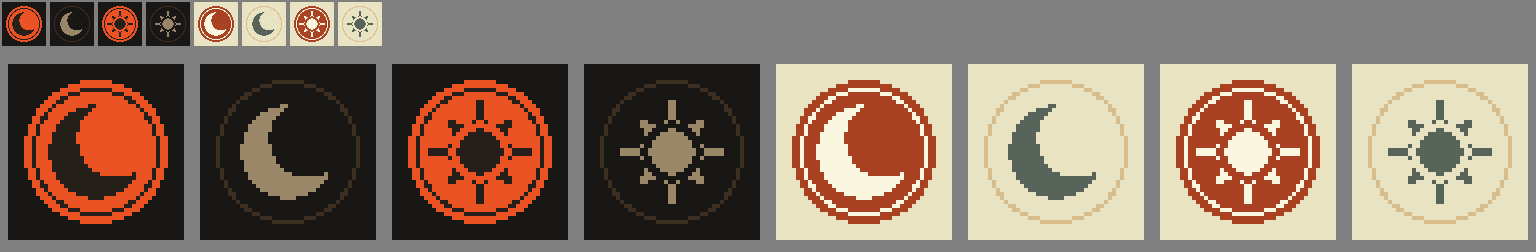

Source code (Python):
#!/usr/bin/env python3
"""T19k-4 (c) sketch: the mon sheet's crest pictures at 28 px, kamon style (bold one-ink shapes
from geometry, hand-tuned later), inside the 36 px seal — on (vermilion, a paper ring 2 px in,
the picture knocked out in paper) and off (the outline, the picture muted), both themes.
    python3 crests-t19k4c.py OUTDIR   → OUTDIR/crests.png (1× and 4×)"""
import math
import sys
from PIL import Image

N = 28                     # the picture's grid; its ink kept inside a circle 26 across
C = (N - 1) / 2


def disc(x, y, cx, cy, r):
    return (x - cx) ** 2 + (y - cy) ** 2 <= r * r


def moon():
    # a crescent (the dark mood): a disc less a disc set up and right — its horns point right
    return [[disc(x, y, C, C, 11.6) and not disc(x, y, C + 5.0, C - 3.2, 9.6) for x in range(N)] for y in range(N)]


def sun():
    # the light mood: a disc and eight wedge rays — each a polar wedge 3.4 px at its root, 1 px
    # at its tip, rasterised by pixel centres (the diagonals land on the 45° stair, never rounded)
    g = [[disc(x, y, C, C, 5.6) for x in range(N)] for y in range(N)]
    for y in range(N):
        for x in range(N):
            r = math.hypot(x - C, y - C)
            a = math.atan2(y - C, x - C)
            for k in range(8):
                r0, r1 = 7.6, (12.9 if k % 2 == 0 else 11.4)
                if not r0 <= r <= r1:
                    continue
                w = 3.4 + (1.0 - 3.4) * (r - r0) / (r1 - r0)
                d = abs((a - k * math.pi / 4 + math.pi) % (2 * math.pi) - math.pi)
                if r * math.sin(min(d, math.pi / 2)) <= w / 2 and d < math.pi / 2:
                    g[y][x] = True
    return g


THEMES = {"dark": {"ground": "181715", "accent": "eb5324", "key": "25201a", "edge2": "3c2f22", "muted": "9a8767"},
          "light": {"ground": "e8e3c2", "accent": "a84222", "key": "f9f5de", "edge2": "d7bc8c", "muted": "586459"}}


def rgb(h):
    return tuple(int(h[i:i + 2], 16) for i in (0, 2, 4))


def crest(pic, th, on):
    t = THEMES[th]
    S, R = 44, 18
    im = Image.new("RGB", (S, S), rgb(t["ground"]))
    c = (S - 1) / 2
    for y in range(S):
        for x in range(S):
            d = math.hypot(x - c, y - c)
            if on:
                if d <= R:
                    im.putpixel((x, y), rgb(t["accent"]))
                if R - 3 < d <= R - 2:
                    im.putpixel((x, y), rgb(t["key"]))
            elif R - 1 < d <= R:
                im.putpixel((x, y), rgb(t["edge2"]))
    o = (S - N) // 2
    for y in range(N):
        for x in range(N):
            if pic[y][x]:
                im.putpixel((x + o, y + o), rgb(t["key"] if on else t["muted"]))
    return im


if __name__ == "__main__":
    tiles = []
    for th in ("dark", "light"):
        for pic in (moon(), sun()):
            for on in (True, False):
                tiles.append(crest(pic, th, on))
    one = Image.new("RGB", (len(tiles) * 48, 48), (128, 128, 128))
    for i, t in enumerate(tiles):
        one.paste(t, (i * 48 + 2, 2))
    big = one.resize((one.width * 4, one.height * 4), Image.NEAREST)
    sheet = Image.new("RGB", (big.width, big.height + 60), (128, 128, 128))
    sheet.paste(one, (0, 0)); sheet.paste(big, (0, 56))
    sheet.save(sys.argv[1] + "/crests.png")
